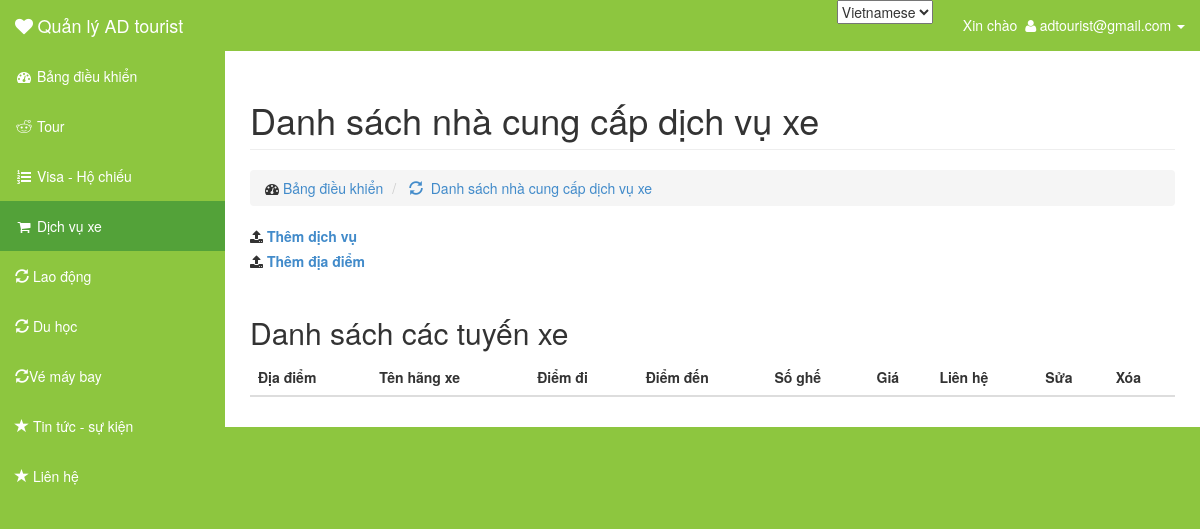
Page /admin/index.php?controller=service_car&lang=vi (signed in) on the earlier database version.
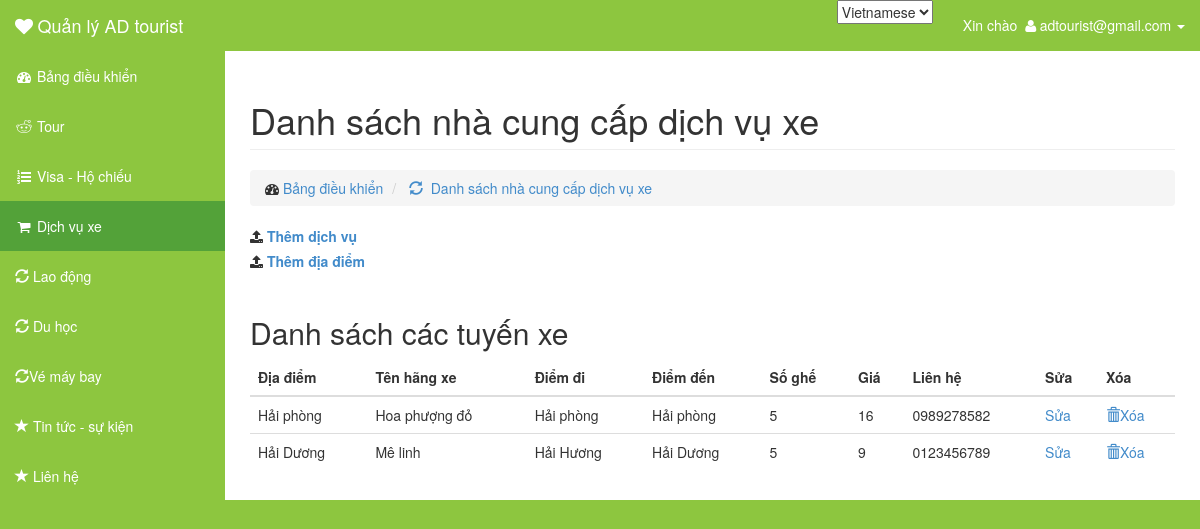
Same page on the later database version.
### tables this page shows
CREATE TABLE IF NOT EXISTS `car_service` (
  `msdd` text NOT NULL,
  `mshx` varchar(10) NOT NULL,
  `tenhangxe` varchar(50) NOT NULL,
  `diemden` varchar(100) NOT NULL,
  `diemdi` varchar(100) NOT NULL,
  `soghe` int(4) NOT NULL,
  `gia` int(11) NOT NULL,
  `lienhe` varchar(200) NOT NULL,
  PRIMARY KEY (`tenhangxe`)
);

CREATE TABLE IF NOT EXISTS `car_area` (
  `id` int(11) NOT NULL AUTO_INCREMENT,
  `msdd` text NOT NULL,
  `tendiadiem` varchar(100) NOT NULL,
  PRIMARY KEY (`id`)
);

### admin/controller/service_car/index.php (called while the page is built)
<?php
	$title = "Danh sách nhà cung cấp dịch vụ xe ";
	$active = 'car';
	$lang = get_lang();
	$service = get_all('car_service');
	$current_possition = array(array('name'=>'Danh sách nhà cung cấp dịch vụ xe ','link'=>'index.php?lang='.$lang.'&controller=service_car'));
	require_once('view/service_car/index.php');
 ?>

### admin/library/function.php (called while the page is built, shortened)
<?php
function get_lang(){
	if(isset($_GET['lang']) &&  $_GET['lang'] == 'en'){
		return 'en';
	}
	else return 'vi';
}
 ?>

### admin/model/database.php (called while the page is built, shortened)
<?php
function get_all($table,$select = '*'){
	$sql = "SELECT $select FROM $table";
	$query = mysql_query($sql) or die(mysql_error());
	$data = array();
	if(mysql_num_rows($query) > 0)
	{
		while($row = mysql_fetch_assoc($query))
			$data[] = $row;
	}
	return $data;
}
function get_a_record($table, $colum, $value, $select = '*'){
	$sql = "SELECT $select FROM $table WHERE $colum = '$value'";
	$query = mysql_query($sql) or die(mysql_error());
	$data = NULL;
	if(mysql_num_rows($query) > 0 )
		$data = mysql_fetch_assoc($query);
	return $data;
}
?>

### admin/view/service_car/service_table.php (the view)
<div class="row">
	<div class="col-md-12"><label><i class="fa fa-upload"></i> <a href="index.php?controller=service_car&amp;action=add&amp;lang=<?php echo $lang ?>">Thêm dịch vụ</a></label></div>
	<div class="col-md-12"><label><i class="fa fa-upload"></i> <a href="index.php?controller=service_car&amp;action=add_place&amp;lang=<?php echo $lang ?>">Thêm địa điểm</a></label></div>
	<div class="col-md-12"><h3 text-center bg-info><?php if(isset($success)) echo $success; ?></h3></div>
	<div class="col-md-12">
		<h2>Danh sách các tuyến xe</h2>
		<div class="table-responsive">
			<table class="table table-hover">
				<thead>
					<tr>
						<th>Địa điểm</th>
						<th>Tên hãng xe</th>
						<th>Điểm đi</th>
						<th>Điểm đến</th>
						<th>Số ghế</th>
						<th>Giá</th>
						<th>Liên hệ</th>
						<th>Sửa</th>
						<th>Xóa</th>
					</tr>
				</thead>
				<tbody>
				<?php foreach($service as $key => $value): ?>
					<?php $tendiadiem = get_a_record('car_area','msdd',$value['msdd']) ?>
					<tr>
						<td><?php echo $tendiadiem['tendiadiem'] ?></td>
						<td><?php echo $value['tenhangxe'] ?></td>
						<td><?php echo $value['diemdi'] ?></td>
						<td><?php echo $value['diemden'] ?></td>
						<td><?php echo $value['soghe'] ?></td>
						<td><?php echo $value['gia']?></td>
						<td><?php echo $value['lienhe']?></td>
						<td><a href="index.php?controller=service_car&action=edit&code=<?php echo $value['mshx'] ?>&lang=<?php echo $lang ?>">Sửa</a></td>
						<td><a href="index.php?controller=service_car&action=delete&code=<?php echo $value['mshx'] ?>&lang=<?php echo $lang ?>"><i class="glyphicon glyphicon-trash"></i>Xóa</a></td>
					</tr>
				<?php endforeach ?>
				</tbody>
			</table>
		</div>
	</div>
</div>

### admin/index.php (shortened to what this page needs)
<!DOCTYPE html>
<?php require_once('library/function.php'); ?>
<?php require_once('model/database.php'); ?>
<?php
if(isset($_SESSION['email']) && isset($_SESSION['password'])){
	if(isset($_GET['controller'])) $controller = $_GET['controller'];
	else $controller = 'sign';
	if(isset($_GET['action'])) $action = $_GET['action'];
	else $action = 'index';
}
	else{
		$controller = 'sign';
		$action = 'index';
	}
$file = 'controller/'.$controller.'/'.$action.'.php';
if(file_exists($file))
    require($file);
else
    show_404();
 ?>

### admin/template/header.php (shortened to what this page needs)
<head>
    <link href="asset/css/bootstrap.min.css" rel="stylesheet">
    <link href="asset/css/sb-admin.css" rel="stylesheet">
    <link href="asset/css/plugins/morris.css" rel="stylesheet">
    <link href="asset/font-awesome-4.1.0/css/font-awesome.min.css" rel="stylesheet" type="text/css">
</head>
    <div id="wrapper">
        <nav class="navbar navbar-inverse navbar-fixed-top" role="navigation">
            <div class="navbar-header">
                <a class="navbar-brand" href="index.php?controller=dashboard"><i class="fa fa-heart">&nbsp;</i>Quản lý AD tourist</a>
            </div>
            <ul class="nav navbar-right top-nav">
                <li class="dropdown">
                    <a href="#" class="dropdown-toggle" data-toggle="dropdown">Xin chào &nbsp;<i class="fa fa-user">&nbsp;</i><?php echo $_SESSION['email'] ;?> <b class="caret"></b></a>
                </li>
            </ul>
            <select class="pull-right language" onchange="window.location = this.value">
                    <option <?php if(isset($_GET['lang']) && $_GET['lang'] == 'vi') echo 'selected' ?> value="index.php?controller=language&amp;lang=vi">Vietnamese</option>
                </select>
            <div class="collapse navbar-collapse navbar-ex1-collapse">
                <ul class="nav navbar-nav side-nav">
                    <li <?php if($active=='Dashboard') echo 'class="active"';?>>
                        <a href="index.php?controller=dashboard&amp;lang=<?php echo $lang ?>"><i class="fa fa-fw fa-dashboard"></i> Bảng điều khiển</a>
                    </li>
                    <li  <?php if ($active=='tour') {echo 'class="active"';}?> >
                        <a href="index.php?controller=tour&amp;lang=<?php echo $lang ?>"><i class="fa fa-fw fa-reddit"></i> Tour</a>
                    </li>
                    <li <?php if ($active=='visa') {echo 'class="active"';}?>>
                        <a href="index.php?controller=visa&amp;lang=<?php echo $lang ?>"><i class="fa fa-fw fa-list-ol"></i> Visa - Hộ chiếu</a>
                    </li>
                    <li <?php if ($active=='car') {echo 'class="active"';}?>>
                        <a href="index.php?controller=service_car&amp;lang=<?php echo $lang ?>"><i class="fa fa-fw fa-shopping-cart"></i> Dịch vụ xe</a>
                    </li>
                    <li <?php if ($active=='labor') {echo 'class="active"';}?>>
                        <a href="index.php?controller=labor&amp;lang=<?php echo $lang ?>"><i class="glyphicon glyphicon-refresh"></i> Lao động</a>
                    </li>
                    <li <?php if ($active=='abroad') {echo 'class="active"';}?>>
                        <a href="index.php?controller=abroad&amp;lang=<?php echo $lang ?>"><i class="glyphicon glyphicon-refresh"></i> Du học</a>
                    </li>
                    <li <?php if ($active=='ticket_plane') {echo 'class="active"';}?>>
                        <a href="index.php?controller=ticket_plane&amp;lang=<?php echo $lang ?>"><i class="glyphicon glyphicon-refresh"></i>Vé máy bay</a>
                    </li>
                    <li <?php if ($active=='news') {echo 'class="active"';}?>>
                        <a href="index.php?controller=news&amp;lang=<?php echo $lang ?>"><i class="glyphicon glyphicon-star"></i> Tin tức - sự kiện</a>
                    </li>
                    <li <?php if ($active=='contact') {echo 'class="active"';}?>>
                        <a href="index.php?controller=contact&amp;lang=<?php echo $lang ?>"><i class="glyphicon glyphicon-star"></i> Liên hệ</a>
                    </li>
                </ul>
            </div>
        </nav>
    </div>

### admin/view/service_car/index.php
<?php require_once('template/header.php'); ?>
	<div id="wrapper">
    	<div id="page-wrapper">
			<div class="container-fluid">
				<?php require_once('template/page_header.php'); ?>
				<?php require_once('view/service_car/service_table.php'); ?>
			</div>
		</div>
	</div>

### admin/template/page_header.php
<div class="row">
    <div class="col-lg-12">
            <h1 class="page-header"><?php echo $title ?></h1>
            <?php require_once('template/current_possition.php') ?>
    </div>
</div>

### admin/template/current_possition.php
<ol class="breadcrumb">
        <li>
            <i class="fa fa-dashboard"></i>  <a href="index.php?controller=dashboard">Bảng điều khiển</a>
        </li>
        <?php foreach ($current_possition as $key):?>
        <li class="active">
            <span itemscope itemtype="http://data-vocabulary.org/Breadcrumb">
                <a href=<?php echo $key['link'] ?> itemprop="url">
                    <i class="glyphicon glyphicon-refresh"></i>&nbsp;
                    <span itemprop="title"><?php echo $key['name'] ?></span>
                </a>
            </span>
        </li>
    <?php endforeach ?>
</ol>

### admin/asset/css/sb-admin.css (style rules this page uses)
#wrapper { padding-left: 0; }
#page-wrapper { width: 100%; padding: 0; background-color: #fff; }
@media (min-width:768px) { #wrapper { padding-left: 225px; } }
@media (min-width:768px) { #page-wrapper { padding: 10px; } }
.top-nav { padding: 0 15px; }
.top-nav>li { display: inline-block; float: left; }
.top-nav>li>a { padding-top: 15px; padding-bottom: 15px; line-height: 20px; color: white; }
@media (min-width:768px) { .side-nav { position: fixed; top: 51px; left: 225px; width: 225px; margin-left: -225px; border: none; border-radius: 0; overflow-y: auto; background-color: #8dc63f; } }
@media (min-width:768px) { .side-nav>li>a { width: 225px; } }

Differences in the rows shown:
added car_service: car_area.tendiadiem "Hải phòng", tenhangxe "Hoa phượng đỏ", diemdi "Hải phòng", diemden "Hải phòng", soghe "5", gia "16", lienhe "0989278582"
added car_service: car_area.tendiadiem "Hải Dương", tenhangxe "Mê linh", diemdi "Hải Hương", diemden "Hải Dương", soghe "5", gia "9", lienhe "0123456789"
